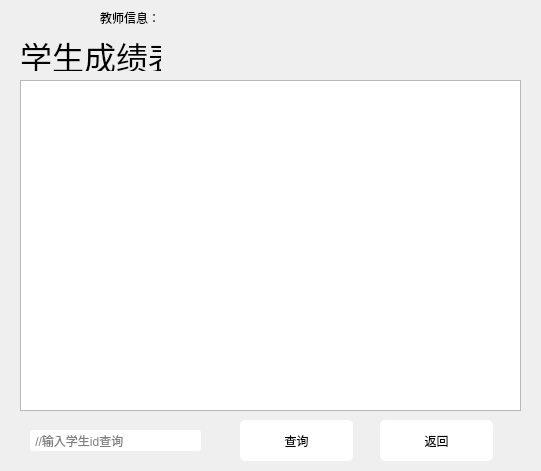
<?xml version="1.0" encoding="UTF-8"?>
<ui version="4.0">
 <class>Teacher</class>
 <widget class="QMainWindow" name="Teacher">
  <property name="geometry">
   <rect>
    <x>0</x>
    <y>0</y>
    <width>541</width>
    <height>471</height>
   </rect>
  </property>
  <property name="windowTitle">
   <string>MainWindow</string>
  </property>
  <property name="styleSheet">
   <string notr="true">#pushButton_sea,#pushButton_back{
background:white;
border-radius:5px;
}

#pushButton_sea:hover,#pushButton_back:hover{
background:aqua;
border-radius:5px;
}

#pushButton_sea:pressed,#pushButton_back:pressed{
background:blue;
border-radius:5px;
}

QLineEdit{
border-radius:3px;
}

QLineEdit:hover{
border-radius:3px;
border:1px solid lightskyblue;
}

#label_2:hover{
color:grey;
}

QTableView{
	font: 13pt &quot;HanziPen SC&quot;;
}
</string>
  </property>
  <widget class="QWidget" name="centralwidget">
   <widget class="QPushButton" name="pushButton_back">
    <property name="geometry">
     <rect>
      <x>380</x>
      <y>420</y>
      <width>113</width>
      <height>41</height>
     </rect>
    </property>
    <property name="text">
     <string>返回</string>
    </property>
   </widget>
   <widget class="QTableView" name="tableView">
    <property name="geometry">
     <rect>
      <x>20</x>
      <y>80</y>
      <width>501</width>
      <height>331</height>
     </rect>
    </property>
    <property name="layoutDirection">
     <enum>Qt::LeftToRight</enum>
    </property>
    <property name="autoFillBackground">
     <bool>false</bool>
    </property>
   </widget>
   <widget class="QPushButton" name="pushButton_sea">
    <property name="geometry">
     <rect>
      <x>240</x>
      <y>420</y>
      <width>113</width>
      <height>41</height>
     </rect>
    </property>
    <property name="text">
     <string>查询</string>
    </property>
   </widget>
   <widget class="QLineEdit" name="lineEdit">
    <property name="geometry">
     <rect>
      <x>30</x>
      <y>430</y>
      <width>171</width>
      <height>21</height>
     </rect>
    </property>
    <property name="placeholderText">
     <string> //输入学生id查询</string>
    </property>
   </widget>
   <widget class="QLabel" name="label_2">
    <property name="geometry">
     <rect>
      <x>20</x>
      <y>40</y>
      <width>141</width>
      <height>31</height>
     </rect>
    </property>
    <property name="font">
     <font>
      <pointsize>24</pointsize>
     </font>
    </property>
    <property name="layoutDirection">
     <enum>Qt::LeftToRight</enum>
    </property>
    <property name="autoFillBackground">
     <bool>true</bool>
    </property>
    <property name="text">
     <string>学生成绩表</string>
    </property>
   </widget>
   <widget class="QLabel" name="show_info">
    <property name="geometry">
     <rect>
      <x>170</x>
      <y>10</y>
      <width>351</width>
      <height>51</height>
     </rect>
    </property>
    <property name="text">
     <string/>
    </property>
   </widget>
   <widget class="QLabel" name="label">
    <property name="geometry">
     <rect>
      <x>100</x>
      <y>10</y>
      <width>60</width>
      <height>16</height>
     </rect>
    </property>
    <property name="text">
     <string>教师信息：</string>
    </property>
   </widget>
  </widget>
 </widget>
 <resources/>
 <connections/>
</ui>
